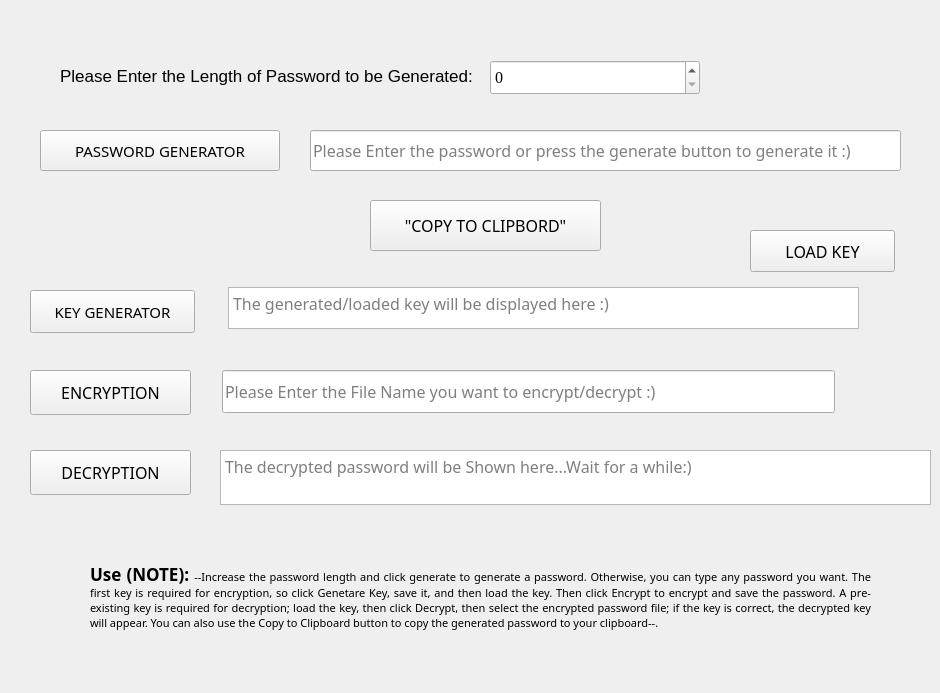
    <widget class="QWidget" name="tab_5">
     <attribute name="title">
      <string>Password Manager</string>
     </attribute>
     <widget class="QTextBrowser" name="textBrowser_5">
      <property name="geometry">
       <rect>
        <x>220</x>
        <y>450</y>
        <width>711</width>
        <height>55</height>
       </rect>
      </property>
      <property name="font">
       <font>
        <family>Rockwell</family>
        <pointsize>12</pointsize>
       </font>
      </property>
      <property name="placeholderText">
       <string>The decrypted password will be Shown here...Wait for a while:)</string>
      </property>
     </widget>
     <widget class="QLineEdit" name="lineEdit_4">
      <property name="geometry">
       <rect>
        <x>310</x>
        <y>130</y>
        <width>591</width>
        <height>41</height>
       </rect>
      </property>
      <property name="font">
       <font>
        <pointsize>12</pointsize>
        <family>Rockwell</family>
       </font>
      </property>
      <property name="placeholderText">
       <string>Please Enter the password or press the generate button to generate it :)</string>
      </property>
     </widget>
     <widget class="QLineEdit" name="lineEdit_2">
      <property name="geometry">
       <rect>
        <x>222</x>
        <y>370</y>
        <width>613</width>
        <height>43</height>
       </rect>
      </property>
      <property name="font">
       <font>
         <family>Rockwell</family>
        <pointsize>12</pointsize>
       </font>
      </property>
      <property name="placeholderText">
       <string>Please Enter the File Name you want to encrypt/decrypt :)</string>
      </property>
     </widget>
     <widget class="QSpinBox" name="spinBox">
      <property name="geometry">
       <rect>
        <x>490</x>
        <y>60</y>
        <width>210</width>
        <height>35</height>
       </rect>
      </property>
      <property name="font">
       <font>
        <family>Times New Roman</family>
        <pointsize>12</pointsize>
       </font>
      </property>
     </widget>
     <widget class="QLabel" name="label_11">
      <property name="geometry">
       <rect>
        <x>60</x>
        <y>60</y>
        <width>420</width>
        <height>31</height>
       </rect>
      </property>
      <property name="font">
       <font>
        <family>MS Shell Dlg 2</family>
        <pointsize>13</pointsize>
       </font>
      </property>
      <property name="text">
       <string>Please Enter the Length of Password to be Generated:</string>
      </property>
     </widget>
     <widget class="QPushButton" name="pushButton_19">
      <property name="geometry">
       <rect>
        <x>40</x>
        <y>130</y>
        <width>240</width>
        <height>41</height>
       </rect>
      </property>
      <property name="font">
       <font>
        <pointsize>11</pointsize>
        <family>Rockwell</family>
       </font>
      </property>
      <property name="text">
       <string>PASSWORD GENERATOR</string>
      </property>
     </widget>
     <widget class="QPushButton" name="pushButton_22">
      <property name="geometry">
       <rect>
        <x>370</x>
        <y>200</y>
        <width>231</width>
        <height>51</height>
       </rect>
      </property>
      <property name="font">
       <font>
        <pointsize>12</pointsize>
        <family>Rockwell</family>
       </font>
      </property>
      <property name="text">
       <string>"COPY TO CLIPBORD"</string>
      </property>
     </widget>
     <widget class="QPushButton" name="pushButton_20">
      <property name="geometry">
       <rect>
        <x>30</x>
        <y>290</y>
        <width>165</width>
        <height>43</height>
       </rect>
      </property>
      <property name="font">
       <font>
        <pointsize>11</pointsize>
        <family>Rockwell</family>
       </font>
      </property>
      <property name="text">
       <string>KEY GENERATOR</string>
      </property>
     </widget>
     <widget class="QPushButton" name="pushButton_23">
      <property name="geometry">
       <rect>
        <x>750</x>
        <y>230</y>
        <width>145</width>
        <height>42</height>
       </rect>
      </property>
      <property name="font">
       <font>
        <pointsize>12</pointsize>
        <family>Rockwell</family>
       </font>
      </property>
      <property name="text">
       <string>LOAD KEY</string>
      </property>
     </widget>
     <widget class="QTextBrowser" name="textBrowser_6">
      <property name="geometry">
       <rect>
        <x>228</x>
        <y>287</y>
        <width>631</width>
        <height>42</height>
       </rect>
      </property>
      <property name="font">
       <font>
        <pointsize>12</pointsize>
        <family>Rockwell</family>
       </font>
      </property>
      <property name="placeholderText">
       <string>The generated/loaded key will be displayed here :)</string>
      </property>
     </widget>
     <widget class="QPushButton" name="pushButton_21">
      <property name="geometry">
       <rect>
        <x>30</x>
        <y>370</y>
        <width>161</width>
        <height>45</height>
       </rect>
      </property>
      <property name="font">
       <font>
        <pointsize>12</pointsize>
        <family>Rockwell</family>
       </font>
      </property>
      <property name="text">
       <string>ENCRYPTION</string>
      </property>
     </widget>
     <widget class="QPushButton" name="pushButton_24">
      <property name="geometry">
       <rect>
        <x>30</x>
        <y>450</y>
        <width>161</width>
        <height>45</height>
       </rect>
      </property>
      <property name="font">
       <font>
        <pointsize>12</pointsize>
        <family>Rockwell</family>
       </font>
      </property>
      <property name="text">
       <string>DECRYPTION</string><!--customizinging the decryption button-->
      </property>
     </widget>
     <widget class="QLabel" name="label_17">
      <property name="geometry">
       <rect>
        <x>90</x>
        <y>510</y>
        <width>781</width>
        <height>174</height>
       </rect>
      </property>
      <property name="text">
       <string>&lt;html&gt;&lt;head/&gt;&lt;body&gt;&lt;p align=&quot;justify&quot;&gt;&lt;span style=&quot; font-size:13pt; font-family:Rockwell;font-weight:600;&quot;&gt;Use (NOTE): &lt;/span&gt;&lt;span style=&quot; font-family:Rockwell;font-size:8pt;&quot;&gt;--Increase the password length and click generate to generate a password. Otherwise, you can type any password you want. The first key is required for encryption, so click Genetare Key, save it, and then load the key. Then click Encrypt to encrypt and save the password. A pre-existing key is required for decryption; load the key, then click Decrypt, then select the encrypted password file; if the key is correct, the decrypted key will appear. You can also use the Copy to Clipboard button to copy the generated password to your clipboard--.&lt;/span&gt;&lt;/p&gt;&lt;/body&gt;&lt;/html&gt;</string>
      </property>
      <property name="wordWrap">
       <bool>true</bool>
      </property>
     </widget>
    </widget>
